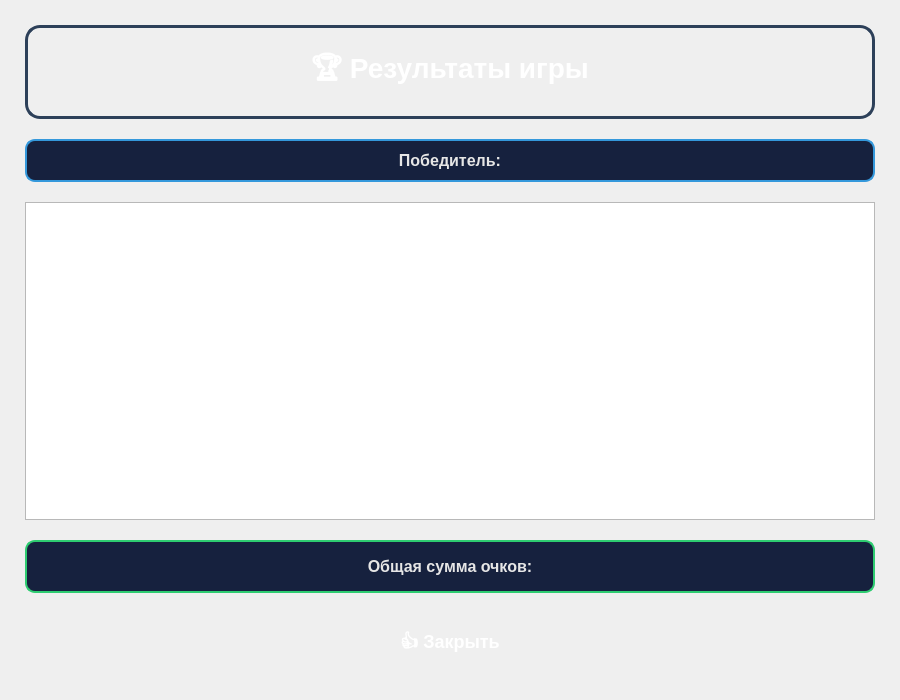
<?xml version="1.0" encoding="UTF-8"?>
<ui version="4.0">
 <class>ResultsWindow</class>
 <widget class="QDialog" name="ResultsWindow">
  <property name="geometry">
   <rect>
    <x>0</x>
    <y>0</y>
    <width>900</width>
    <height>700</height>
   </rect>
  </property>
  <property name="minimumSize">
   <size>
    <width>800</width>
    <height>600</height>
   </size>
  </property>
  <property name="windowTitle">
   <string>Результаты</string>
  </property>
  <layout class="QVBoxLayout" name="verticalLayout">
   <property name="spacing">
    <number>20</number>
   </property>
   <property name="leftMargin">
    <number>25</number>
   </property>
   <property name="topMargin">
    <number>25</number>
   </property>
   <property name="rightMargin">
    <number>25</number>
   </property>
   <property name="bottomMargin">
    <number>25</number>
   </property>
   <item>
    <widget class="QLabel" name="titleLabel">
     <property name="styleSheet">
      <string notr="true">QLabel {
    color: white;
    font-size: 28px;
    font-weight: bold;
    padding: 20px;
    background: qlineargradient(x1:0, y1:0, x2:1, y2:0,
        stop:0 #3498db, stop:0.3 #2ecc71, stop:0.7 #f39c12, stop:1 #9b59b6);
    border-radius: 15px;
    border: 3px solid #2d4059;
}</string>
     </property>
     <property name="text">
      <string>🏆 Результаты игры</string>
     </property>
     <property name="alignment">
      <set>Qt::AlignCenter</set>
     </property>
    </widget>
   </item>
   <item>
    <widget class="QLabel" name="winnerLabel">
     <property name="styleSheet">
      <string notr="true">QLabel {
   font-size: 16px;
    font-weight: bold;
    color: #e6e6e6;
    padding: 10px;
    background-color: #16213e;
    border-radius: 10px;
    border: 2px solid #3498db;
}</string>
     </property>
     <property name="text">
      <string>Победитель:</string>
     </property>
     <property name="alignment">
      <set>Qt::AlignCenter</set>
     </property>
    </widget>
   </item>
   <item>
    <widget class="QTableWidget" name="tableWidget">
     <property name="alternatingRowColors">
      <bool>true</bool>
     </property>
     <property name="selectionMode">
      <enum>QAbstractItemView::SingleSelection</enum>
     </property>
     <property name="selectionBehavior">
      <enum>QAbstractItemView::SelectRows</enum>
     </property>
    </widget>
   </item>
   <item>
    <widget class="QLabel" name="totalScoreLabel">
     <property name="styleSheet">
      <string notr="true">QLabel {
    font-size: 16px;
    font-weight: bold;
    color: #e6e6e6;
    padding: 15px;
    background-color: #16213e;
    border-radius: 10px;
    border: 2px solid #2ecc71;
}</string>
     </property>
     <property name="text">
      <string>Общая сумма очков:</string>
     </property>
     <property name="alignment">
      <set>Qt::AlignCenter</set>
     </property>
    </widget>
   </item>
   <item>
    <widget class="QPushButton" name="closeButton">
     <property name="minimumSize">
      <size>
       <width>0</width>
       <height>55</height>
      </size>
     </property>
     <property name="styleSheet">
      <string notr="true">QPushButton {
    background: qlineargradient(x1:0, y1:0, x2:0, y2:1,
        stop:0 #3498db, stop:1 #2980b9);
    color: white;
    font-size: 18px;
    font-weight: bold;
    border: none;
    border-radius: 10px;
    padding: 15px 30px;
}
QPushButton:hover {
    background: qlineargradient(x1:0, y1:0, x2:0, y2:1,
        stop:0 #2980b9, stop:1 #1c5a7d);
}
QPushButton:pressed {
    background: qlineargradient(x1:0, y1:0, x2:0, y2:1,
        stop:0 #1c5a7d, stop:1 #144a69);
}</string>
     </property>
     <property name="text">
      <string>👍 Закрыть</string>
     </property>
    </widget>
   </item>
  </layout>
 </widget>
 <resources/>
 <connections/>
</ui>
